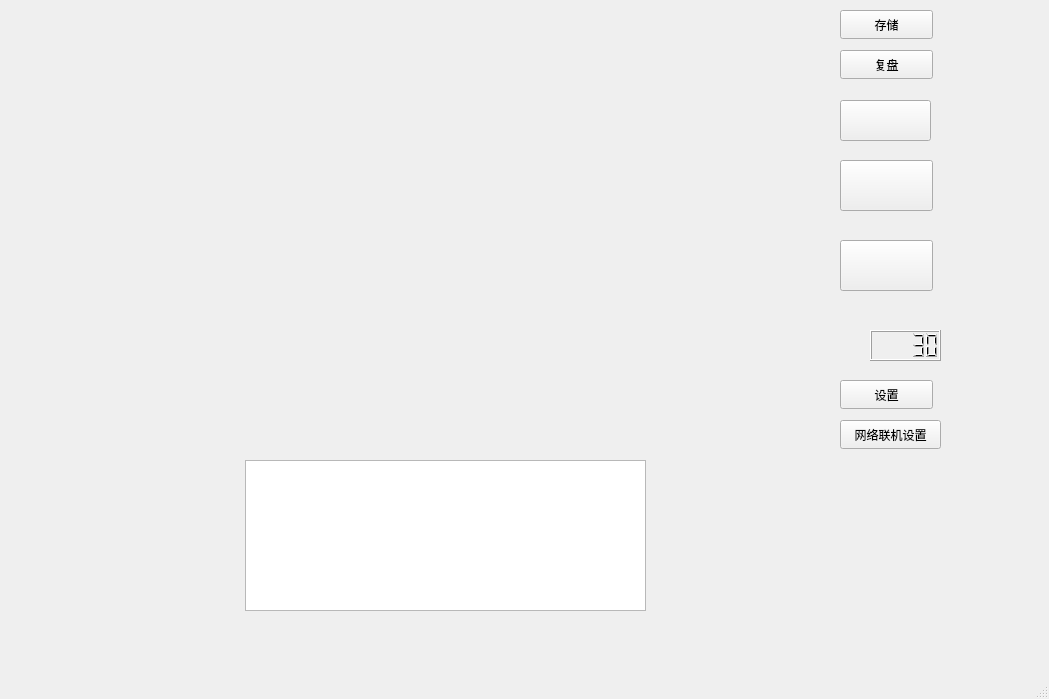
<?xml version="1.0" encoding="UTF-8"?>
<ui version="4.0">
 <class>MainWindow</class>
 <widget class="QMainWindow" name="MainWindow">
  <property name="geometry">
   <rect>
    <x>0</x>
    <y>0</y>
    <width>1049</width>
    <height>699</height>
   </rect>
  </property>
  <property name="windowTitle">
   <string>MainWindow</string>
  </property>
  <widget class="QWidget" name="centralwidget">
   <widget class="QPushButton" name="quitButton">
    <property name="geometry">
     <rect>
      <x>840</x>
      <y>100</y>
      <width>91</width>
      <height>41</height>
     </rect>
    </property>
    <property name="styleSheet">
     <string notr="true">#quitButton{
	image: url(:/new/prefix1/give-up.png);}</string>
    </property>
    <property name="text">
     <string/>
    </property>
   </widget>
   <widget class="QPushButton" name="restart">
    <property name="geometry">
     <rect>
      <x>840</x>
      <y>240</y>
      <width>93</width>
      <height>51</height>
     </rect>
    </property>
    <property name="styleSheet">
     <string notr="true">#restart{
	image: url(:/new/prefix1/restart.png);}</string>
    </property>
    <property name="text">
     <string/>
    </property>
   </widget>
   <widget class="QWidget" name="widget" native="true">
    <property name="geometry">
     <rect>
      <x>820</x>
      <y>470</y>
      <width>361</width>
      <height>261</height>
     </rect>
    </property>
    <property name="styleSheet">
     <string notr="true">images: url(:/new/prefix1/miku.png)
</string>
    </property>
    <widget class="QLabel" name="label">
     <property name="geometry">
      <rect>
       <x>-10</x>
       <y>-80</y>
       <width>461</width>
       <height>401</height>
      </rect>
     </property>
     <property name="text">
      <string/>
     </property>
     <property name="pixmap">
      <pixmap resource="mikubcg.qrc">:/new/prefix1/miku.png</pixmap>
     </property>
    </widget>
   </widget>
   <widget class="QLCDNumber" name="lcdNumber">
    <property name="geometry">
     <rect>
      <x>870</x>
      <y>330</y>
      <width>71</width>
      <height>31</height>
     </rect>
    </property>
    <property name="value" stdset="0">
     <double>30.000000000000000</double>
    </property>
   </widget>
   <widget class="QWidget" name="time" native="true">
    <property name="geometry">
     <rect>
      <x>840</x>
      <y>330</y>
      <width>31</width>
      <height>41</height>
     </rect>
    </property>
    <property name="styleSheet">
     <string notr="true">image:url(:/new/prefix1/time.png)</string>
    </property>
    <widget class="QLabel" name="label_2">
     <property name="geometry">
      <rect>
       <x>0</x>
       <y>20</y>
       <width>58</width>
       <height>191</height>
      </rect>
     </property>
     <property name="text">
      <string/>
     </property>
     <property name="pixmap">
      <pixmap resource="time.qrc">:/new/prefix1/time.png</pixmap>
     </property>
    </widget>
   </widget>
   <widget class="QWidget" name="restart_2" native="true">
    <property name="geometry">
     <rect>
      <x>830</x>
      <y>230</y>
      <width>120</width>
      <height>80</height>
     </rect>
    </property>
    <property name="styleSheet">
     <string notr="true">images:url(:/new/prefix1/restart.png)</string>
    </property>
   </widget>
   <widget class="QPushButton" name="startButton">
    <property name="geometry">
     <rect>
      <x>840</x>
      <y>160</y>
      <width>93</width>
      <height>51</height>
     </rect>
    </property>
    <property name="styleSheet">
     <string notr="true">#startButton{
	
image: url(:/new/prefix1/start.png);}</string>
    </property>
    <property name="text">
     <string/>
    </property>
   </widget>
   <widget class="QWidget" name="widget_2" native="true">
    <property name="geometry">
     <rect>
      <x>820</x>
      <y>150</y>
      <width>120</width>
      <height>80</height>
     </rect>
    </property>
    <property name="styleSheet">
     <string notr="true">images:url(:/new/prefix1/start.png)</string>
    </property>
   </widget>
   <widget class="QWidget" name="widget_3" native="true">
    <property name="geometry">
     <rect>
      <x>830</x>
      <y>80</y>
      <width>120</width>
      <height>80</height>
     </rect>
    </property>
    <property name="styleSheet">
     <string notr="true">images:url(:/new/prefix1/give-up.png)</string>
    </property>
   </widget>
   <widget class="QLabel" name="label_3">
    <property name="geometry">
     <rect>
      <x>860</x>
      <y>110</y>
      <width>71</width>
      <height>21</height>
     </rect>
    </property>
    <property name="text">
     <string/>
    </property>
    <property name="pixmap">
     <pixmap resource="giveup.qrc">:/new/prefix1/give-up.png</pixmap>
    </property>
   </widget>
   <widget class="QLabel" name="label_4">
    <property name="geometry">
     <rect>
      <x>860</x>
      <y>170</y>
      <width>61</width>
      <height>21</height>
     </rect>
    </property>
    <property name="text">
     <string/>
    </property>
    <property name="pixmap">
     <pixmap resource="start.qrc">:/new/prefix1/start.png</pixmap>
    </property>
   </widget>
   <widget class="QLabel" name="label_5">
    <property name="geometry">
     <rect>
      <x>860</x>
      <y>250</y>
      <width>71</width>
      <height>31</height>
     </rect>
    </property>
    <property name="text">
     <string/>
    </property>
    <property name="pixmap">
     <pixmap resource="restart.qrc">:/new/prefix1/restart.png</pixmap>
    </property>
   </widget>
   <widget class="QPushButton" name="reproduce">
    <property name="geometry">
     <rect>
      <x>840</x>
      <y>50</y>
      <width>93</width>
      <height>29</height>
     </rect>
    </property>
    <property name="text">
     <string>复盘</string>
    </property>
   </widget>
   <widget class="QPushButton" name="savebutton">
    <property name="geometry">
     <rect>
      <x>840</x>
      <y>10</y>
      <width>93</width>
      <height>29</height>
     </rect>
    </property>
    <property name="text">
     <string>存储</string>
    </property>
   </widget>
   <widget class="QTextEdit" name="report">
    <property name="geometry">
     <rect>
      <x>245</x>
      <y>460</y>
      <width>401</width>
      <height>151</height>
     </rect>
    </property>
   </widget>
   <widget class="QPushButton" name="setbutton">
    <property name="geometry">
     <rect>
      <x>840</x>
      <y>380</y>
      <width>93</width>
      <height>29</height>
     </rect>
    </property>
    <property name="text">
     <string>设置</string>
    </property>
   </widget>
   <widget class="QPushButton" name="net_setting">
    <property name="geometry">
     <rect>
      <x>840</x>
      <y>420</y>
      <width>101</width>
      <height>29</height>
     </rect>
    </property>
    <property name="text">
     <string>网络联机设置</string>
    </property>
   </widget>
   <zorder>label_5</zorder>
   <zorder>label_4</zorder>
   <zorder>label_3</zorder>
   <zorder>restart_2</zorder>
   <zorder>widget_2</zorder>
   <zorder>widget_3</zorder>
   <zorder>quitButton</zorder>
   <zorder>restart</zorder>
   <zorder>widget</zorder>
   <zorder>lcdNumber</zorder>
   <zorder>time</zorder>
   <zorder>startButton</zorder>
   <zorder>reproduce</zorder>
   <zorder>savebutton</zorder>
   <zorder>report</zorder>
   <zorder>setbutton</zorder>
   <zorder>net_setting</zorder>
  </widget>
  <widget class="QMenuBar" name="menubar">
   <property name="geometry">
    <rect>
     <x>0</x>
     <y>0</y>
     <width>1049</width>
     <height>26</height>
    </rect>
   </property>
  </widget>
  <widget class="QStatusBar" name="statusbar"/>
 </widget>
 <resources>
  <include location="mikubcg.qrc"/>
  <include location="time.qrc"/>
  <include location="giveup.qrc"/>
  <include location="restart.qrc"/>
  <include location="start.qrc"/>
 </resources>
 <connections/>
</ui>
